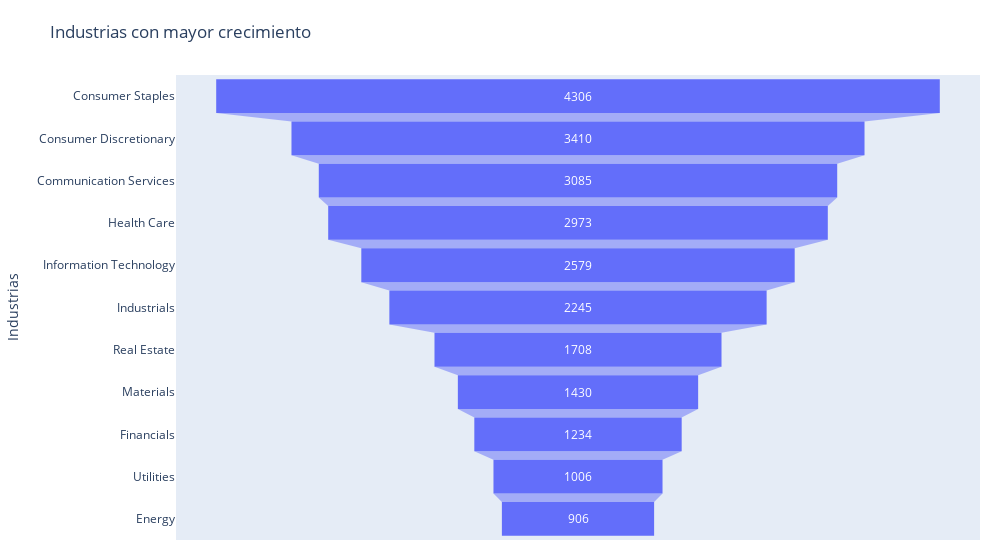

The code cell stored with this chart in its notebook:
### Code cell
## Diseño el grafico

fig = px.funnel(top_industrias, x=top_industrias["Crecimiento"].astype(int), y=top_industrias.index,width=1000,title='Industrias con mayor crecimiento')
fig.update_layout(
    yaxis={'title':'Industrias'},
    margin=dict(l=20, r=20, t=75, b=20)
)
fig.show()

### Figure 1 — Plotly figure (JSON) as saved in the notebook; plotly's stock layout.template omitted (floating-point values rounded to 4 significant figures)
{"data": [{"hovertemplate": "x=%{x}<br>GICS Sector=%{y}<extra></extra>", "legendgroup": "", "marker": {"color": "#636efa"}, "name": "", "orientation": "h", "showlegend": false, "type": "funnel", "x": [4306, 3410, 3085, 2973, 2579, 2245, 1708, 1430, 1234, 1006, 906], "xaxis": "x", "y": ["Consumer Staples", "Consumer Discretionary", "Communication Services", "Health Care", "Information Technology", "Industrials", "Real Estate", "Materials", "Financials", "Utilities", "Energy"], "yaxis": "y"}], "layout": {"legend": {"tracegroupgap": 0}, "margin": {"b": 20, "l": 20, "r": 20, "t": 75}, "title": {"text": "Industrias con mayor crecimiento"}, "width": 1000, "xaxis": {"anchor": "y", "domain": [0, 1], "title": {"text": "x"}}, "yaxis": {"anchor": "x", "domain": [0, 1], "title": {"text": "Industrias"}}}}
